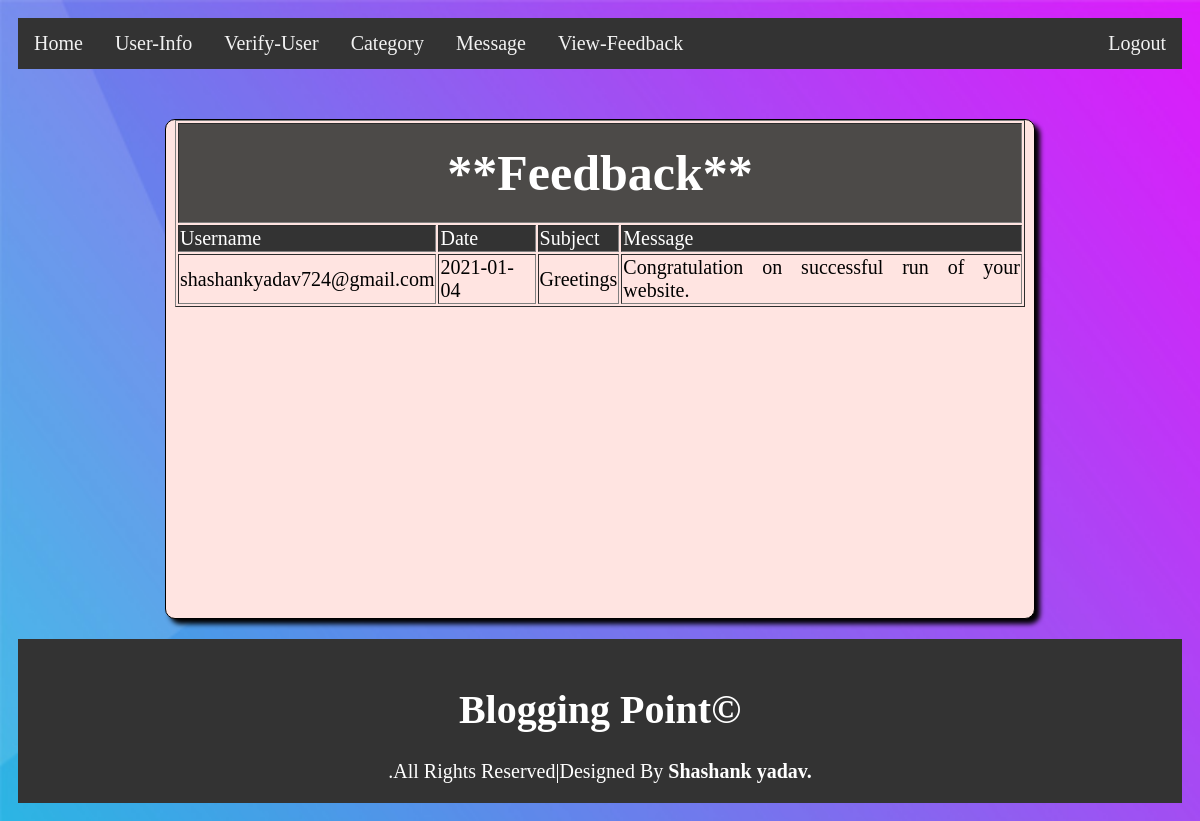
The app's page /vfeedback.php with its own data.
### tables this page shows
CREATE TABLE IF NOT EXISTS `feedback` (
  `username` varchar(100) NOT NULL,
  `date` varchar(100) NOT NULL,
  `subject` varchar(100) NOT NULL,
  `message` varchar(100) NOT NULL
);

### vfeedback.php (the view, shortened to what this page needs)
<?php include("adnav.php");?>
<!DOCTYPE html>
<html>
<head>
</head>
<body>
<center><div class="div1" style="overflow:scroll">
    <table style="font-size:20px;text-align:justify;width:850px;"border=1>
           <tr><td colspan="4" style="text-align:center;font-size:50px;background-color: #4C4A48;color:white;height:100px;"><b>**Feedback**</b></td></tr>
            <tr style="background-color:#333;color:white;"><td>Username</td><td>Date</td><td>Subject</td><td>Message</td></tr>
            <?php
            $con=mysqli_connect("127.0.0.1","root","","blog_portal");
            $sql="select * from feedback";
            $res=mysqli_query($con,$sql);
            while($row=mysqli_fetch_array($res))
            {
                echo"<tr><td>".$row[0]."</td><td>".$row[1]."</td><td>".$row[2]."</td><td>".$row[3]."</td></tr>";
            }
            ?>
            </table>
	    	</div>
            <div class="footer">
           <h1>Blogging Point&copy;</h1>.All Rights Reserved|Designed By <b>Shashank yadav.</b>
            </div>
			</center>
			</body>
			</html>

### adnav.php (style rules this page uses)
* { box-sizing: border-box; }
body { padding: 10px; background: url(Images/b4.jpg); background-repeat: no-repeat; background-size: 1920px 1965px; font-family: 'Playfair Display', serif; font-size:20px; }
.footer { padding: 20px; text-align: center; background: #333; margin-top: 20px; color: white; }
.div1 { width:1100px; height:500px; margin-left:0px; margin-top:50px; box-sizing: border-box; box-shadow:5px 5px 5px 2px black; border-radius:10px; border:1px solid black ; background-color:mistyrose; }

### vfeedback.php (style rules this page uses)
.div1 { width:870px; height:500px; background-color:mistyrose; margin-top: 50px; box-sizing:border-box; box-shadow:5px 5px 5px black; border-radius:10px; }

### records on screen
feedback: username "shashankyadav724@gmail.com", date "2021-01-04", subject "Greetings", message "Congratulation on successful run of your website."
